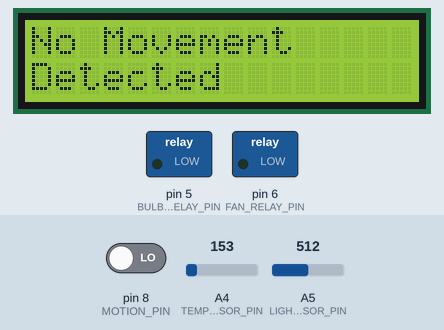
Simulated run of this sketch. Board: Arduino Uno, built with avr-gcc and run on an emulated ATmega328P. On the bench: 16×2 character LCD, switched loads named in the sketch (green lamp = pin HIGH). The test bench sets the inputs (shaded band); at power-on: pin 8 (MOTION_PIN) LOW, A4 (TEMP_SENSOR_PIN) = 153, A5 (LIGHT_SENSOR_PIN) = 512. What the sketch prints to the serial monitor is not drawn.

Above: at 4.2 s.
4.3 s: pin 8 (MOTION_PIN) driven HIGH
At 5.0 s:
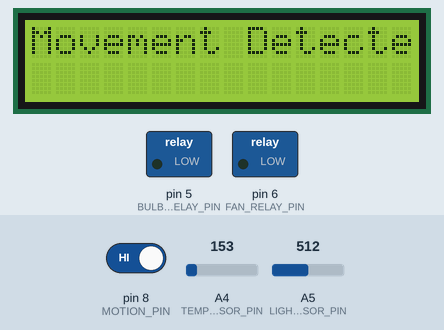
8.0 s: A4 (TEMP_SENSOR_PIN) set to 175
At 10.4 s:
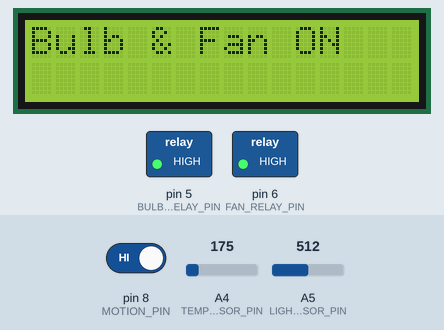
13.0 s: A5 (LIGHT_SENSOR_PIN) set to 541
16.8 s: A5 (LIGHT_SENSOR_PIN) set to 564
At 20.2 s:
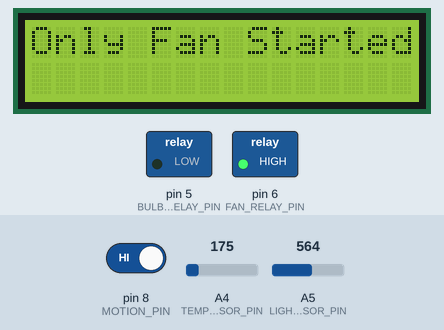
21.8 s: A4 (TEMP_SENSOR_PIN) set to 133
At 23.2 s:
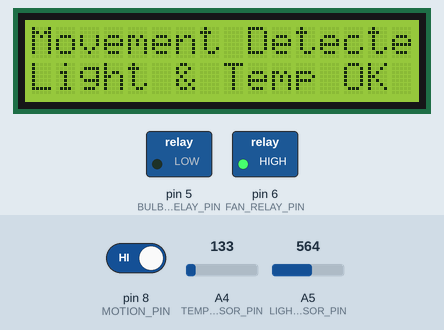
25.6 s: pin 8 (MOTION_PIN) driven LOW
At 28.1 s:
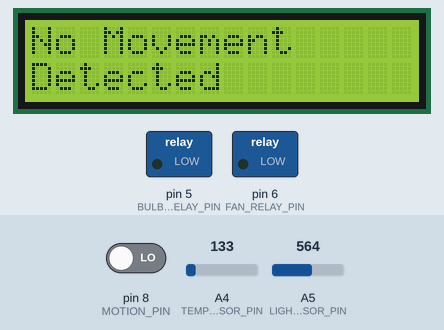
Timing chart, 0 to 29.6 s (numbered marks = the images above; inputs shaded):
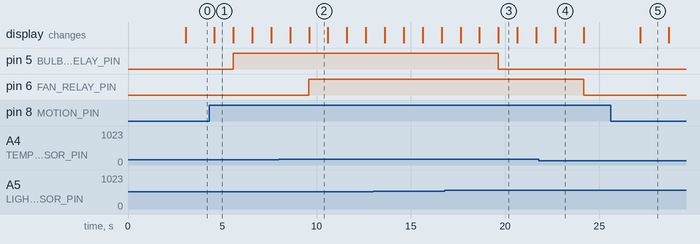

The sketch:

home_automation_system.ino
```cpp
#include <LiquidCrystal.h>

// Initialize the LCD (RS, E, D4, D5, D6, D7)
LiquidCrystal lcd(12, 11, 10, 4, 3, 2);

// Pin Definitions
const int MOTION_PIN = 8;
const int BULB_RELAY_PIN = 5;
const int FAN_RELAY_PIN = 6;
const int LIGHT_SENSOR_PIN = A5;
const int TEMP_SENSOR_PIN = A4;

void setup() {
  // Setup LCD display
  lcd.begin(16, 2);
  lcd.setCursor(0, 0);
  lcd.print("Home Automation");
  lcd.setCursor(0, 1);
  lcd.print("System Ready");
  delay(3000);
  lcd.clear();

  // Configure pin modes
  pinMode(MOTION_PIN, INPUT);
  pinMode(BULB_RELAY_PIN, OUTPUT);
  pinMode(FAN_RELAY_PIN, OUTPUT);
  pinMode(LIGHT_SENSOR_PIN, INPUT);
  pinMode(TEMP_SENSOR_PIN, INPUT);

  // Initialize Serial Monitor for debugging
  Serial.begin(9600);
}

void loop() {
  // Read sensors
  int motionDetected = digitalRead(MOTION_PIN);
  int lightLevel = analogRead(LIGHT_SENSOR_PIN);
  int rawTemp = analogRead(TEMP_SENSOR_PIN);

  // Print debug values to Serial Monitor
  Serial.print("Motion: "); Serial.println(motionDetected);
  Serial.print("Light: "); Serial.println(lightLevel);
  Serial.print("Raw Temp: "); Serial.println(rawTemp);

  // Convert TMP36 analog reading to Celsius
  float voltage = (float)rawTemp / 1024.0 * 5.0;
  float temperatureC = (voltage - 0.5) * 100.0;

  if (motionDetected == HIGH) {
    // Define environment conditions (Thresholds: Light < 550 is dark, Temp > 30°C is hot)
    bool isDark = (lightLevel < 550);
    bool isHot = (temperatureC > 30.0);

    if (isDark && isHot) {
      lcd.setCursor(0, 0);
      lcd.print("Movement Detected");
      delay(1000);
      lcd.clear();

      digitalWrite(BULB_RELAY_PIN, HIGH);
      digitalWrite(FAN_RELAY_PIN, HIGH);

      lcd.setCursor(0, 0);
      lcd.print("Bulb & Fan ON");
      delay(1000);
      lcd.clear();
    }
    else if (isDark && !isHot) {
      lcd.setCursor(0, 0);
      lcd.print("Movement Detected");
      delay(1000);
      lcd.clear();

      digitalWrite(BULB_RELAY_PIN, HIGH);
      digitalWrite(FAN_RELAY_PIN, LOW);

      lcd.setCursor(0, 0);
      lcd.print("Only Bulb is ON");
      delay(1000);
      lcd.clear();
    }
    else if (!isDark && isHot) {
      lcd.setCursor(0, 0);
      lcd.print("Movement Detected");
      delay(1000);
      lcd.clear();

      digitalWrite(BULB_RELAY_PIN, LOW);
      digitalWrite(FAN_RELAY_PIN, HIGH);

      lcd.setCursor(0, 0);
      lcd.print("Only Fan Started");
      delay(1000);
      lcd.clear();
    }
    else { // !isDark && !isHot (Sufficient light & comfortable temp)
      lcd.setCursor(0, 0);
      lcd.print("Movement Detected");
      lcd.setCursor(0, 1);
      lcd.print("Light & Temp OK");
      delay(1500);
      lcd.clear();

      digitalWrite(BULB_RELAY_PIN, LOW);
      digitalWrite(FAN_RELAY_PIN, LOW);

      lcd.setCursor(0, 0);
      lcd.print("Bulb & Fan Off");
      delay(3000);
      lcd.clear();
    }
  }
  else {
    // No motion detected -> turn off appliances
    digitalWrite(BULB_RELAY_PIN, LOW);
    digitalWrite(FAN_RELAY_PIN, LOW);

    lcd.setCursor(0, 0);
    lcd.print("No Movement");
    lcd.setCursor(0, 1);
    lcd.print("Detected");
    delay(1500);
    lcd.clear();
  }
}
```

Measured:
- the behaviour switches between 163 and 164 on A4 (TEMP_SENSOR_PIN) (found by bisection; images 1 and 2)
- the behaviour switches between 549 and 550 on A5 (LIGHT_SENSOR_PIN) (found by bisection; images 2 and 3)
- after the input at 4.3 s, pin 5 (BULB_RELAY_PIN): LOW → HIGH after 1.3 s; the display: first differs from a run without the input after 0.28 s (image 1)
- after the input at 8.0 s, pin 6 (FAN_RELAY_PIN): LOW → HIGH after 1.6 s; the display: first differs from a run without the input after 1.6 s (image 2)
- after the input at 16.8 s, pin 5 (BULB_RELAY_PIN): HIGH → LOW after 2.8 s; the display: first differs from a run without the input after 2.8 s (image 3)
- after the input at 21.8 s, pin 6 (FAN_RELAY_PIN): HIGH → LOW after 2.4 s; the display: first differs from a run without the input after 0.87 s (image 4)
- after the input at 25.6 s, the display: first differs from a run without the input after 1.6 s (image 5)
